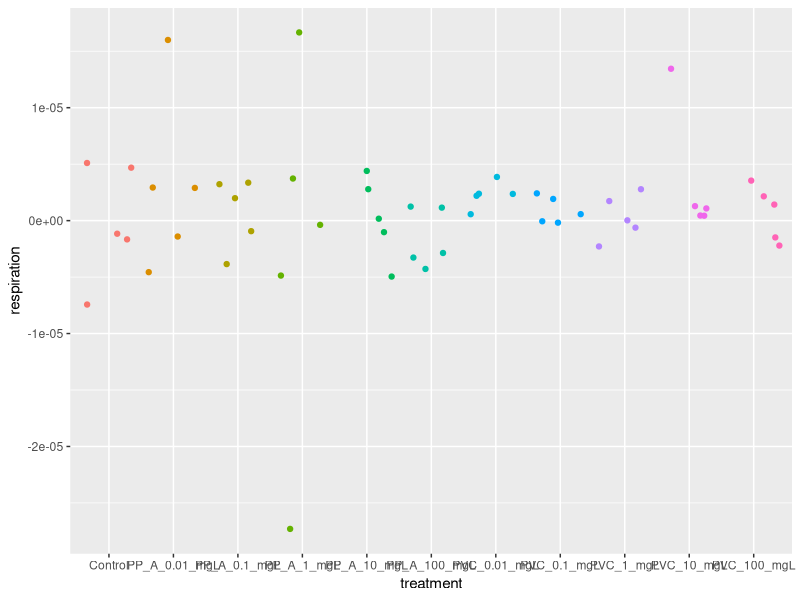
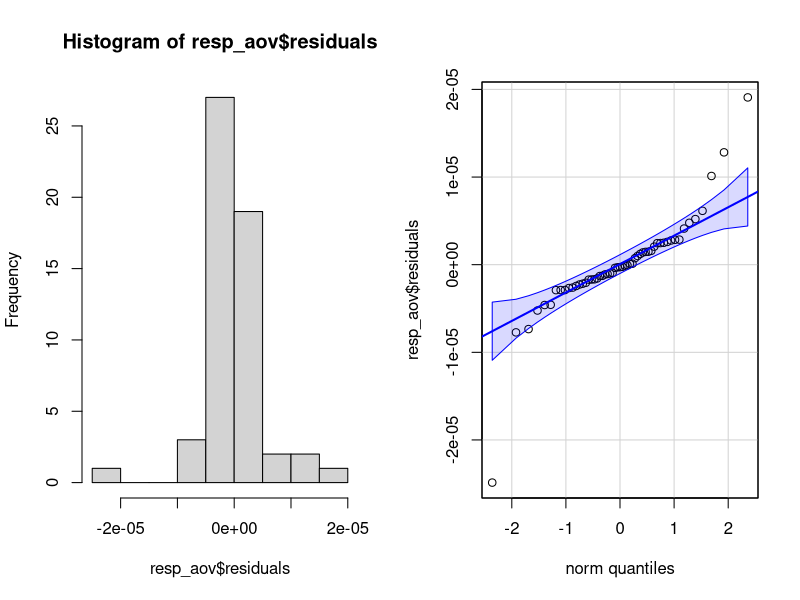
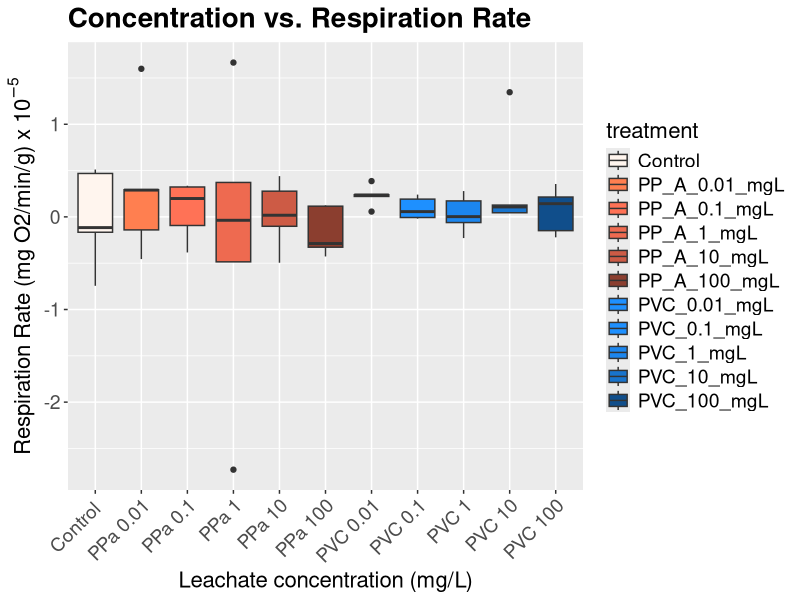
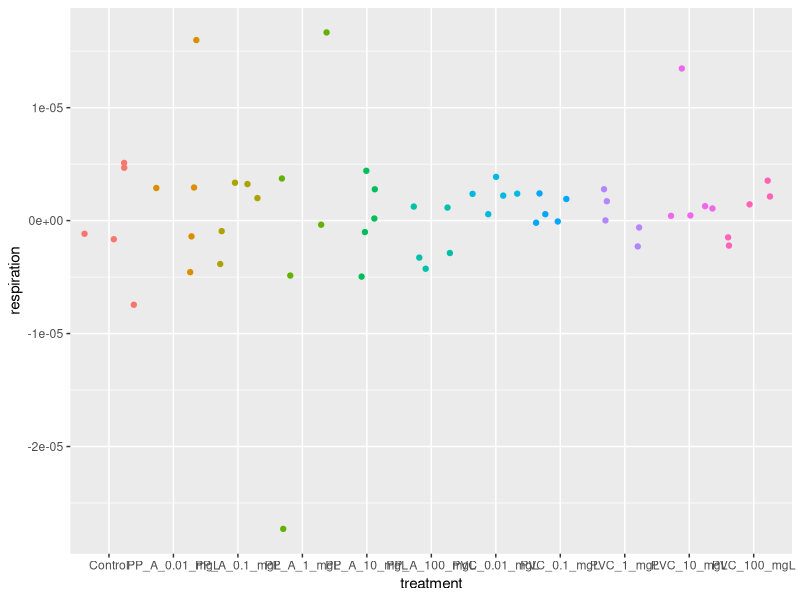
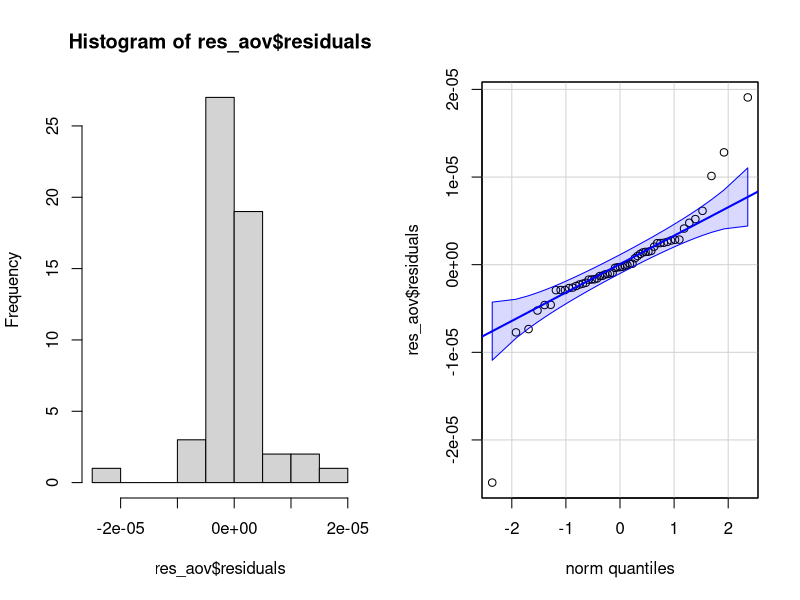
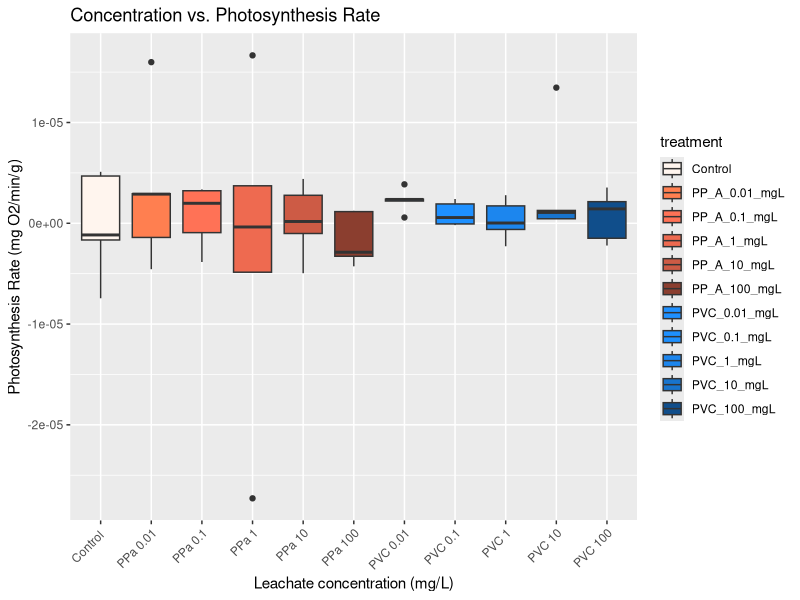

Source code (R) for these figures, in order: (Note: this script raises an error after producing the figures.)
## ---- chunk 1
if ("tidyverse" %in% rownames(installed.packages()) == 'FALSE') install.packages('tidyverse')
if ("dplyr" %in% rownames(installed.packages()) == 'FALSE') install.packages('dplyr')
if ("car" %in% rownames(installed.packages()) == 'FALSE') install.packages('car')
if ("ggplot2" %in% rownames(installed.packages()) == 'FALSE') install.packages('ggplot2')

library(dplyr)
library(tidyverse)
library(car)
library(ggplot2)
## ---- chunk 2
rates <- read.csv('rates.csv')

print(rates)
## ---- chunk 3
ggplot(rates) +
  aes(x = treatment, y = respiration, color = treatment) +
  geom_jitter() +
  theme(legend.position = "none")
## ---- chunk 4
resp_aov <-  aov(respiration ~ treatment, data = rates)
## ---- chunk 5
par(mfrow = c(1, 2)) # combine plots

# histogram
hist(resp_aov$residuals)

# QQ-plot
qqPlot(resp_aov$residuals,
  id = FALSE # id = FALSE to remove point identification
)
## ---- chunk 6
ggplot(rates) +
  aes(x = treatment, y = respiration, fill = treatment) +
  geom_boxplot() +  
  theme(axis.text.x = element_text(angle = 45, hjust = 1)) +
  labs(
    title = "Concentration vs. Respiration Rate",
    x = "Leachate concentration (mg/L)",
    y = expression("Respiration Rate (mg O2/min/g) x"~10^-5)
  ) +
  scale_y_continuous(
labels = function(x) x / 1e-5 # Transform the y-axis labels
) +
  scale_x_discrete(labels = c("Control ", "PPa 0.01", "PPa 0.1","PPa 1", "PPa 10", "PPa 100","PVC 0.01", "PVC 0.1", "PVC 1", "PVC 10", "PVC 100")) +  
  scale_fill_manual(values = c("seashell", "coral", "coral1","coral2","coral3", "coral4","dodgerblue","dodgerblue1","dodgerblue2", "dodgerblue3","dodgerblue4")) +
  theme(
plot.title = element_text(size = 20, face = "bold"), # Title text size
axis.title.x = element_text(size = 16), # X-axis title text size
axis.title.y = element_text(size = 16), # Y-axis title text size
axis.text.x = element_text(size = 14), # X-axis text size
axis.text.y = element_text(size = 14), # Y-axis text size
legend.title = element_text(size = 16), # Legend title text size
legend.text = element_text(size = 14) # Legend text size
)
## ---- chunk 7
resp_aov <- aov(respiration ~ treatment,
  data = rates
)

summary(resp_aov)
## ---- chunk 8
ggplot(rates) +
  aes(x = treatment, y = respiration, color = treatment) +
  geom_jitter() +
  theme(legend.position = "none")
## ---- chunk 9
res_aov <-  aov(respiration ~ treatment, data = rates)
## ---- chunk 10
par(mfrow = c(1, 2)) # combine plots

# histogram
hist(res_aov$residuals)

# QQ-plot
qqPlot(res_aov$residuals,
  id = FALSE # id = FALSE to remove point identification
)
## ---- chunk 11
ggplot(rates) +
  aes(x = treatment, y = respiration, fill= treatment) +
  geom_boxplot() +
  theme(axis.text.x = element_text(angle = 45, hjust = 1))+
   labs(
    title = "Concentration vs. Photosynthesis Rate",
    x = "Leachate concentration (mg/L)",
    y = "Photosynthesis Rate (mg O2/min/g)"
  ) +
  scale_x_discrete(labels = c("Control ", "PPa 0.01", "PPa 0.1","PPa 1", "PPa 10", "PPa 100","PVC 0.01", "PVC 0.1", "PVC 1", "PVC 10", "PVC 100")) +  
  scale_fill_manual(values = c("seashell", "coral", "coral1","coral2","coral3", "coral4","dodgerblue","dodgerblue1","dodgerblue2", "dodgerblue3","dodgerblue4")) 
## ---- chunk 12
phot_aov <- aov(massnorm_phot_rate ~ treatment,
  data = rates
)

summary(phot_aov)
## ---- chunk 13
# Set the mean and standard deviation
mean_val <- 0.01
sd_val <- 0.005

# Generate data for each treatment
control_data <- rnorm(5, mean = mean_val, sd = sd_val)
low_data <- rnorm(5, mean = mean_val + 0.01, sd = sd_val)
high_data <- rnorm(5, mean = mean_val + 0.02, sd = sd_val)

# Combine all data
respiration <- c(control_data, low_data, high_data)
treatment <- rep(c('control', 'low', 'high'), each = 5)

# Create dataframe
hyp <- data.frame(respiration = respiration, treatment = treatment)

# Print dataframe
print(hyp)
## ---- chunk 14
# Convert treatment to a factor with desired levels order
hyp$treatment <- factor(hyp$treatment, levels = c('control', 'low', 'high'))

ggplot(hyp) +
  aes(x = treatment, y = respiration, fill= treatment) +
  geom_boxplot() +
  theme(axis.text.x = element_text(angle = 45, hjust = 1))+
   labs(
    title = "Concentration vs. Respiration Rate",
    x = "Leachate concentration (mg/L)",
    y = "Respiration Rate (mg O2/min/g)"
  )
## ---- chunk 15
newmeta <- read_csv("../metadata/nem_metadata.csv")
## ---- chunk 16
ggplot(newmeta) +
  aes(x = treatment, y = Fv_Fm, fill= treatment) +
  geom_boxplot() +
  theme(axis.text.x = element_text(angle = 45, hjust = 1))+
   labs(
    title = "Concentration vs. Photosynthetic efficiency",
    x = "Leachate concentration (mg/L)",
    y = "Photosynthetic efficiency (Fv/Fm)"
  ) + 
  scale_x_discrete(labels = c("Control ", "PPa 0.01", "PPa 0.1","PPa 1", "PPa 10", "PPa 100","PVC 0.01", "PVC 0.1", "PVC 1", "PVC 10", "PVC 100")) +  
  scale_fill_manual(values = c("seashell", "coral", "coral1","coral2","coral3", "coral4","dodgerblue","dodgerblue1","dodgerblue2", "dodgerblue3","dodgerblue4")) +
  theme(
plot.title = element_text(size = 20, face = "bold"), # Title text size
axis.title.x = element_text(size = 16), # X-axis title text size
axis.title.y = element_text(size = 16), # Y-axis title text size
axis.text.x = element_text(size = 14), # X-axis text size
axis.text.y = element_text(size = 14), # Y-axis text size
legend.title = element_text(size = 16), # Legend title text size
legend.text = element_text(size = 14) # Legend text size
)

## ---- chunk 17
fvfm_aov <- aov(Fv_Fm ~ treatment,
  data = newmeta
)

summary(fvfm_aov)

## ---- chunk 18
# Generate some fake data
set.seed(123)
low <- rnorm(50, mean = 10, sd = 2)
medium <- rnorm(50, mean = 15, sd = 2)
high <- rnorm(50, mean = 20, sd = 2)

# Combine the data
data <- data.frame(
  Respiration_Rate = c(low, medium, high),
  Leachate_Concentration = rep(c("Low", "Medium", "High"), each = 50)
)

data$Leachate_Concentration <- factor(data$Leachate_Concentration, levels = c("Low", "Medium", "High"))

# Create boxplot
boxplot(Respiration_Rate ~ Leachate_Concentration, data = data, 
        xlab = "Leachate Concentration", ylab = "Respiration Rate", 
        col = c("lightblue", "purple", "lightcoral"),
        main = "Respiration hypothesis")

## ---- chunk 19
# Load ggplot2 library
library(ggplot2)

# Generate some fake data
set.seed(123)
high <- rnorm(50, mean = 10, sd = 2)
medium <- rnorm(50, mean = 15, sd = 2)
low <- rnorm(50, mean = 20, sd = 2)

# Combine the data
data <- data.frame(
  Respiration_Rate = c(low, medium, high),
  Leachate_Concentration = rep(c("Low", "Medium", "High"), each = 50)
)

# Reverse the order of levels for Leachate_Concentration
data$Leachate_Concentration <- factor(data$Leachate_Concentration, levels = c("Low", "Medium", "High"))

# Create ggplot
ggplot(data, aes(x = Leachate_Concentration, y = Respiration_Rate, fill = Leachate_Concentration)) +
  geom_boxplot() +
  labs(x = "Leachate Concentration", y = "Photosynthetic Rate",
       title = "Photosynthetic Effeciency vs. Leachate Concentration") +
  scale_fill_brewer(palette = "Set2", breaks = rev(levels(data$Leachate_Concentration)),
                    labels = c("High" = "High", "Medium" = "Medium", "Low" = "Low")) +
  theme_minimal()


## ---- chunk 20
#Load ggplot2 library
library(ggplot2)

# Generate some fake data
set.seed(123)
low <- rnorm(50, mean = 10, sd = 2)
medium <- rnorm(50, mean = 15, sd = 2)
high <- rnorm(50, mean = 20, sd = 2)

# Combine the data
data <- data.frame(
  Respiration_Rate = c(low, medium, high),
  Leachate_Concentration = rep(c("Low", "Medium", "High"), each = 50)
)

data$Leachate_Concentration <- factor(data$Leachate_Concentration, levels = c("Low", "Medium", "High"))


# Create ggplot
ggplot(data, aes(x = Leachate_Concentration, y = Respiration_Rate, fill = Leachate_Concentration)) +
  geom_boxplot() +
  labs(x = "Leachate Concentration", y = "Respiration Rate",
       title = "Respiration Rate vs. Leachate Concentration") +
  scale_fill_brewer(palette = "Set2", breaks = rev(levels(data$Leachate_Concentration)),
                    labels = c("Low" = "Low", "Medium" = "Medium", "High" = "High")) +
  theme_minimal()
